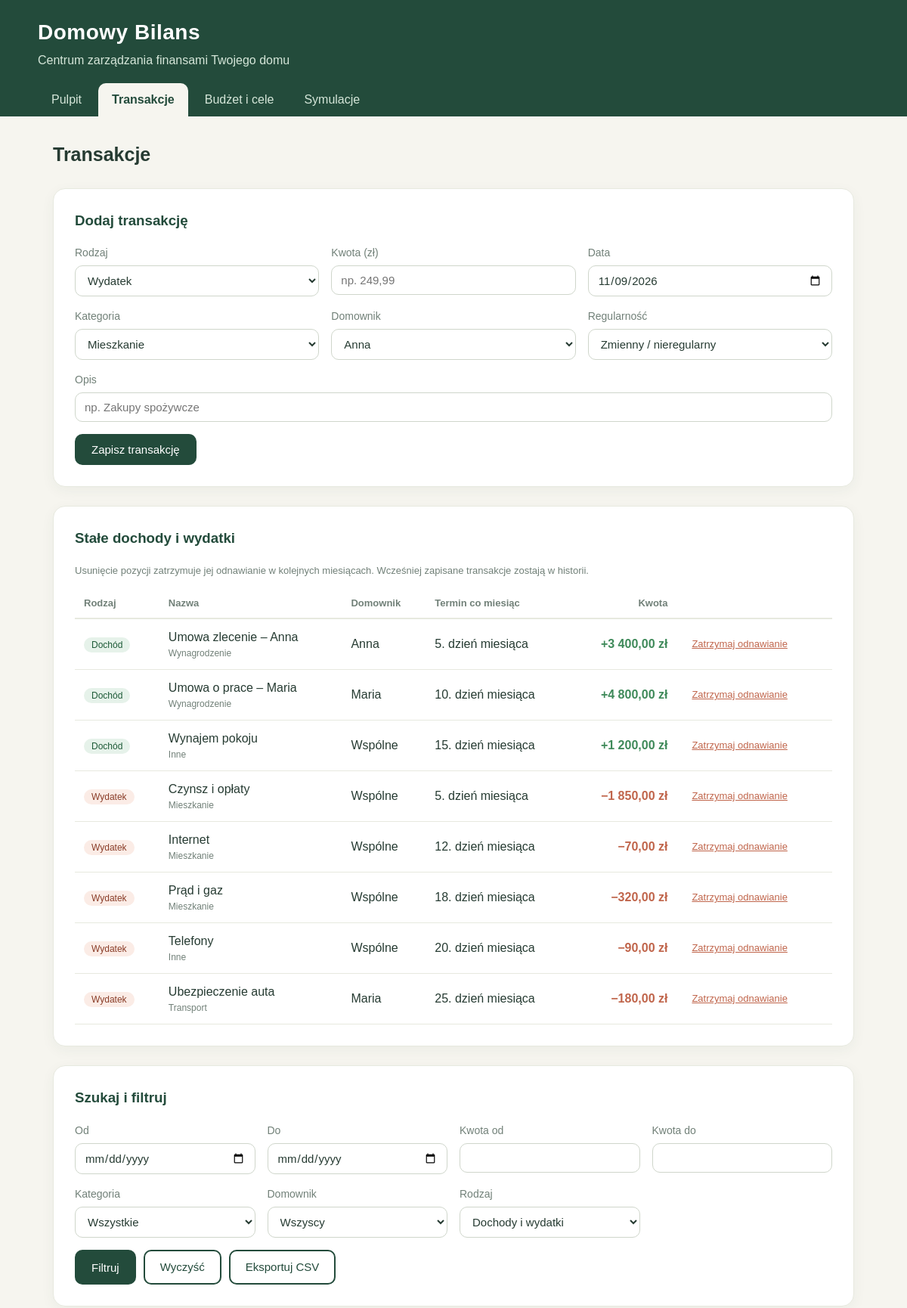
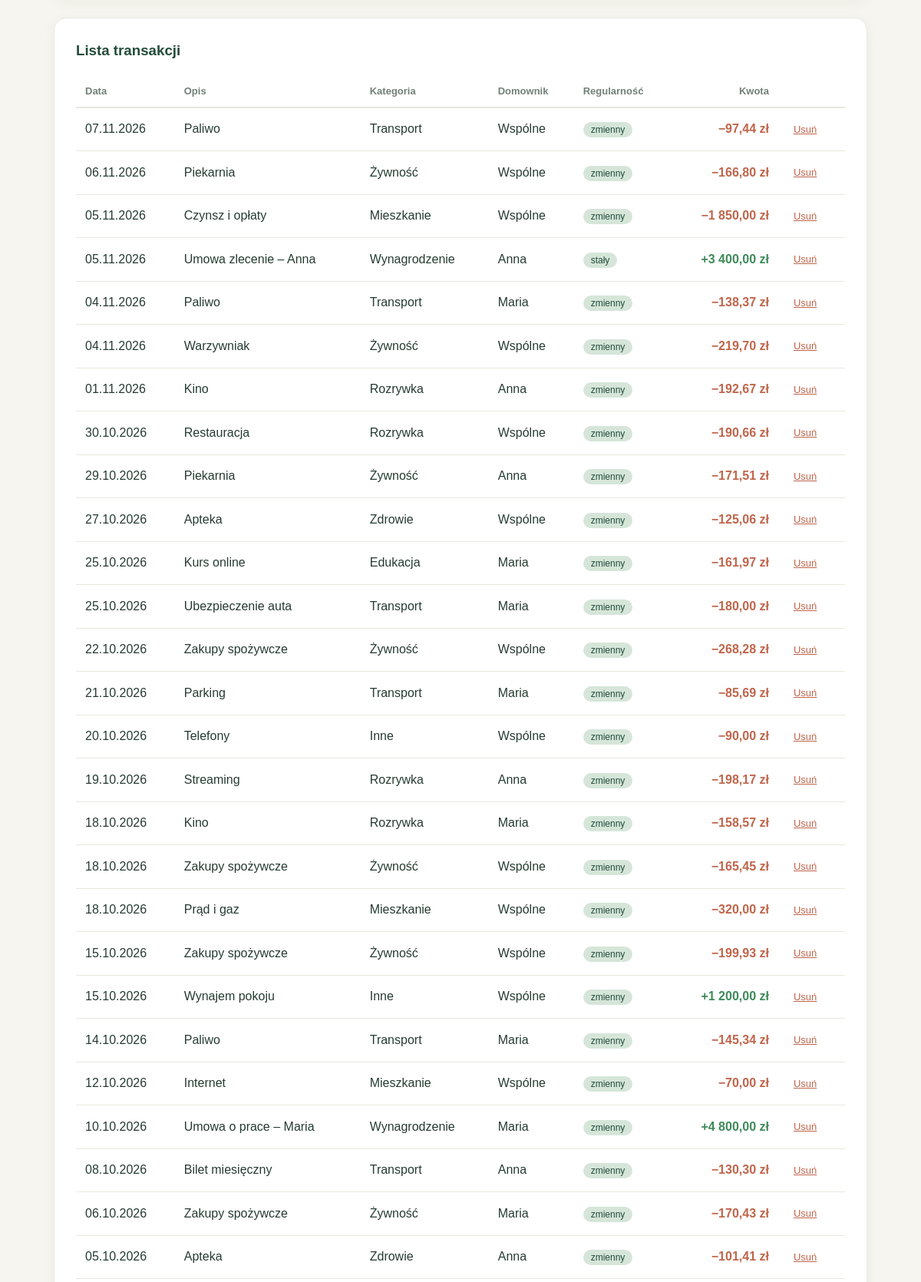
The app's page /transakcje (upper part) with its own data (2 pictures, top to bottom).
### models.py (models this page shows)
class Planned(db.Model):
    __tablename__ = "planned"
    id = db.Column(db.Integer, primary_key=True)
    kind = db.Column(db.String(10), nullable=False)          # income / expense
    name = db.Column(db.String(80), nullable=False)
    amount = db.Column(money(), nullable=False)
    day = db.Column(db.Integer, nullable=False)              # dzień miesiąca (1-31)
    category = db.Column(db.String(40), default="Inne")
    regular = db.Column(db.Boolean, default=True)
    member_id = db.Column(db.Integer, db.ForeignKey("member.id"))
    member = db.relationship("Member")

class Member(db.Model):
    __tablename__ = "member"
    id = db.Column(db.Integer, primary_key=True)
    name = db.Column(db.String(40), unique=True, nullable=False)

class Transaction(db.Model):
    __tablename__ = "transactions"
    id = db.Column(db.Integer, primary_key=True)
    kind = db.Column(db.String(10), nullable=False)          # income / expense
    amount = db.Column(money(), nullable=False)
    date = db.Column(db.Date, nullable=False, default=dt.date.today)
    category = db.Column(db.String(40), nullable=False)
    description = db.Column(db.String(120), default="")
    nature = db.Column(db.String(10), default="zmienny")      # stały / zmienny
    member_id = db.Column(db.Integer, db.ForeignKey("member.id"))
    member = db.relationship("Member")

### app.py (the view, shortened to what this page needs)
@app.route("/transakcje", methods=["GET", "POST"])
def transakcje():
    query = services.filter_transactions(request.args)
    members = [m.name for m in Member.query.order_by(Member.name)]
    return render_template("transakcje.html", categories=categories(), members=members,
                           transactions=[services.row(t) for t in query.all()], today=date.today().isoformat(),
                           fixed_items=services.regular_items())

### app.py (called while the page is built)
@app.template_filter("pln")
def pln(value):
    return services.pln(value)

def categories():
    return services.CATEGORIES

### services.py (called while the page is built)
def r2(x):
    return round(float(x or 0), 2)

def pln(value):
    if value is None:
        return "–"
    return f"{value:,.2f}".replace(",", " ").replace(".", ",").replace("-", "−") + " zł"

def fmt(d):
    return d.strftime("%d.%m.%Y")

def parse_amount(raw):
    try:
        v = round(float(str(raw).strip().replace(",", ".").replace(" ", "")), 2)
    except (ValueError, TypeError):
        return None
    return v if 0 < v < 1_000_000 else None

def parse_date(raw):
    try:
        return date.fromisoformat(raw)
    except (ValueError, TypeError):
        return None

def row(t):
    return {"id": t.id, "iso_date": t.date.isoformat(), "date": fmt(t.date), "description": t.description or t.category,
            "category": t.category, "member": t.member.name if t.member else "–",
            "nature": t.nature, "kind": t.kind, "amount": r2(t.amount)}

def filter_transactions(args):
    q = Transaction.query
    if parse_date(args.get("from")):
        q = q.filter(Transaction.date >= parse_date(args["from"]))
    if parse_date(args.get("to")):
        q = q.filter(Transaction.date <= parse_date(args["to"]))
    if parse_amount(args.get("min")):
        q = q.filter(Transaction.amount >= parse_amount(args["min"]))
    if parse_amount(args.get("max")):
        q = q.filter(Transaction.amount <= parse_amount(args["max"]))
    if args.get("category"):
        q = q.filter(Transaction.category == args["category"])
    if args.get("kind") in ("income", "expense"):
        q = q.filter(Transaction.kind == args["kind"])
    if args.get("member"):
        q = q.join(Member).filter(Member.name == args["member"])
    return q.order_by(Transaction.date.desc(), Transaction.id.desc())

def regular_items():
    items = Planned.query.filter_by(regular=True).all()
    result = [{"id": p.id, "kind": p.kind, "name": p.name, "member": p.member.name if p.member else "Wspólne",
               "day": p.day, "amount": r2(p.amount), "category": p.category} for p in items]
    return sorted(result, key=lambda p: (p["kind"] != "income", p["day"], p["name"].casefold()))

### templates/transakcje.html (shortened to what this page needs)
{% extends "base.html" %}
{% block content %}
<h2>Transakcje</h2>
<section class="section">
    <h3>Dodaj transakcję</h3>
    <form method="post" class="form-grid">
        <label>Rodzaj
            <select name="kind" required>
                <option value="expense">Wydatek</option>
            </select>
        </label>
        <label>Kwota (zł)
            <input type="number" name="amount" min="0.01" step="0.01" placeholder="np. 249,99" required>
        </label>
        <label>Data
            <input type="date" name="date" value="{{ today }}" required>
        </label>
        <label>Kategoria
            <select name="category" required>
                {% for c in categories %}<option>{{ c }}</option>{% endfor %}
            </select>
        </label>
        <label>Domownik
            <select name="member" required>
                {% for m in members %}<option>{{ m }}</option>{% endfor %}
            </select>
        </label>
        <label>Regularność
            <select name="nature">
                <option value="zmienny" selected>Zmienny / nieregularny</option>
            </select>
        </label>
        <label class="full">Opis
            <input type="text" name="description" maxlength="120" placeholder="np. Zakupy spożywcze">
        </label>
        <div class="full"><button class="btn" type="submit">Zapisz transakcję</button></div>
    </form>
</section>
<section class="section">
    <h3>Stałe dochody i wydatki</h3>
    <p class="muted">Usunięcie pozycji zatrzymuje jej odnawianie w kolejnych miesiącach. Wcześniej zapisane transakcje zostają w historii.</p>
    {% if fixed_items %}
    <div class="table-wrap">
        <table>
            <thead><tr><th>Rodzaj</th><th>Nazwa</th><th>Domownik</th><th>Termin co miesiąc</th><th class="num">Kwota</th><th></th></tr></thead>
            <tbody>
            {% for item in fixed_items %}
                <tr>
                    <td><span class="badge {{ 'badge-income' if item.kind == 'income' else 'badge-expense' }}">{{ 'Dochód' if item.kind == 'income' else 'Wydatek' }}</span></td>
                    <td>{{ item.name }}<small class="table-subtitle">{{ item.category }}</small></td>
                    <td>{{ item.member }}</td>
                    <td>{{ item.day }}. dzień miesiąca</td>
                    <td class="num amount {{ 'plus' if item.kind == 'income' else 'minus' }}">{{ '+' if item.kind == 'income' else '−' }}{{ item.amount|pln }}</td>
                    <td><form method="post" action="{{ url_for('usun_stala_pozycje', item_id=item.id) }}" onsubmit="return confirm('Usunąć tę stałą pozycję? Nie będzie już uwzględniana w kolejnych miesiącach. Zapisana historia pozostanie bez zmian.')"><button class="btn-icon" type="submit">Zatrzymaj odnawianie</button></form></td>
                </tr>
            {% endfor %}
            </tbody>
        </table>
    </div>
    {% else %}
    <p class="empty">Nie ma aktywnych stałych dochodów ani wydatków.</p>
    {% endif %}
</section>
<section class="section">
    <h3>Szukaj i filtruj</h3>
    <form method="get" class="form-grid filters">
        <label>Od <input type="date" name="from" value="{{ request.args.get('from', '') }}"></label>
        <label>Do <input type="date" name="to" value="{{ request.args.get('to', '') }}"></label>
        <label>Kwota od <input type="number" name="min" step="0.01" value="{{ request.args.get('min', '') }}"></label>
        <label>Kwota do <input type="number" name="max" step="0.01" value="{{ request.args.get('max', '') }}"></label>
        <label>Kategoria
            <select name="category">
                <option value="">Wszystkie</option>
            </select>
        </label>
        <label>Domownik
            <select name="member">
                <option value="">Wszyscy</option>
            </select>
        </label>
        <label>Rodzaj
            <select name="kind">
                <option value="">Dochody i wydatki</option>
            </select>
        </label>
        <div class="actions">
            <button class="btn" type="submit">Filtruj</button>
            <a class="btn secondary" href="{{ url_for('transakcje') }}">Wyczyść</a>
            <a class="btn secondary" href="{{ url_for('transakcje') }}?{{ request.query_string.decode() }}&eksport=csv">Eksportuj CSV</a>
        </div>
    </form>
</section>
<section class="section">
    <h3>Lista transakcji</h3>
    {% if transactions %}
    <div class="table-wrap">
        <table>
            <thead><tr><th>Data</th><th>Opis</th><th>Kategoria</th><th>Domownik</th><th>Regularność</th><th class="num">Kwota</th><th></th></tr></thead>
            <tbody>
            {% for t in transactions %}
                <tr>
                    <td>{{ t.date }}</td><td>{{ t.description }}</td><td>{{ t.category }}</td>
                    <td>{{ t.member }}</td><td><span class="badge">{{ t.nature }}</span></td>
                    <td class="num amount {{ 'plus' if t.kind == 'income' else 'minus' }}">{{ '+' if t.kind == 'income' else '−' }}{{ t.amount|pln }}</td>
                    <td><form method="post" action="{{ url_for('usun_transakcje', tx_id=t.id) }}" onsubmit="return confirm('Usunąć tę transakcję?')"><button class="btn-icon" type="submit" aria-label="Usuń transakcję">Usuń</button></form></td>
                </tr>
            {% endfor %}
            </tbody>
        </table>
    </div>
    {% else %}
    <p class="empty">Brak transakcji pasujących do filtrów.</p>
    {% endif %}
</section>
{% endblock %}

### static/css/style.css (style rules this page uses)
:root { --green: #234b3b; --green-soft: #d5e6d9; --cream: #f6f5ef; --text: #263b32; --muted: #718078; --border: #e7e9df; --income: #3f8a5a; --expense: #c0654b; --warn: #d5b35f; }
* { box-sizing: border-box; }
body { margin: 0; font-family: Arial, sans-serif; background: var(--cream); color: var(--text); line-height: 1.5; }
.container > h2 { font-size: 25px; margin: 0 0 20px; }
.section { background: #fff; margin-top: 25px; padding: 28px; border-radius: 16px; border: 1px solid var(--border); box-shadow: 0 5px 18px rgba(35, 75, 59, 0.05); }
.section h2, .section h3 { color: var(--green); margin-top: 0; }
.section p { color: var(--muted); }
.amount { font-weight: bold; white-space: nowrap; }
.amount.plus { color: var(--income); }
.amount.minus { color: var(--expense); }
.btn { display: inline-block; background: var(--green); color: #fff; border: 2px solid var(--green); border-radius: 10px; padding: 10px 20px; font-size: 15px; cursor: pointer; text-decoration: none; transition: background 0.2s; }
.btn.secondary { background: transparent; color: var(--green); }
.form-grid { display: grid; grid-template-columns: repeat(3, 1fr); gap: 16px; }
.form-grid .full, .form-grid .actions { grid-column: 1 / -1; }
.form-grid.filters { grid-template-columns: repeat(4, 1fr); }
.actions { display: flex; flex-wrap: wrap; gap: 10px; }
.btn-icon { border: 0; background: transparent; color: var(--expense); padding: 6px 8px; cursor: pointer; text-decoration: underline; font: inherit; font-size: 13px; }
.muted, .tip { color: var(--muted); font-size: 13px; }
label { display: flex; flex-direction: column; gap: 6px; font-size: 14px; color: var(--muted); }
input, select { padding: 10px 12px; font-size: 15px; font-family: inherit; color: var(--text); background: #fff; border: 1px solid #cfd6cb; border-radius: 10px; }
input:invalid:not(:placeholder-shown) { border-color: var(--expense); }
.table-wrap { overflow-x: auto; }
table { width: 100%; border-collapse: collapse; }
th { text-align: left; font-size: 13px; color: var(--muted); padding: 10px 12px; border-bottom: 2px solid var(--border); }
td { padding: 12px; border-bottom: 1px solid var(--border); }
.num { text-align: right; }
.badge { background: var(--green-soft); color: var(--green); font-size: 12px; padding: 3px 10px; border-radius: 20px; }
.badge-income { background: #e6f2ea; color: #1d5a37; }
.badge-expense { background: #fbece6; color: #8a3d28; }
.table-subtitle { display: block; color: var(--muted); font-size: 12px; }

### records on screen
Planned: kind "Dochód", name "Umowa zlecenie – Anna", category "Wynagrodzenie", kind "+"
Member: member "Anna", member "Anna" "Anna" "Anna" "Anna" "Anna" "Anna"
Planned: kind "Dochód", name "Umowa o prace – Maria", category "Wynagrodzenie", kind "+"
Member: member "Maria" "Maria", member "Maria" "Maria" "Maria" "Maria" "Maria" "Maria" "Maria" "Maria"
Planned: kind "Dochód", name "Wynajem pokoju", category "Inne", kind "+"
Member: member "Wspólne" "Wspólne" "Wspólne" "Wspólne" "Wspólne", member "Wspólne" "Wspólne" "Wspólne" "Wspólne" "Wspólne" "Wspólne" "Wspólne" "Wspólne" "Wspólne" "Wspólne" "Wspólne" "Wspólne" "Wspólne"
Planned: kind "Wydatek", name "Czynsz i opłaty", category "Mieszkanie", kind "−"
Planned: kind "Wydatek", name "Internet", category "Mieszkanie", kind "−"
Planned: kind "Wydatek", name "Prąd i gaz", category "Mieszkanie", kind "−"
Planned: kind "Wydatek", name "Telefony", category "Inne", kind "−"
Planned: kind "Wydatek", name "Ubezpieczenie auta", category "Transport", kind "−"
Transaction: description "Paliwo", category "Transport", nature "zmienny", kind "−"
Transaction: description "Piekarnia", category "Żywność", nature "zmienny", kind "−"
Transaction: description "Czynsz i opłaty", category "Mieszkanie", nature "zmienny", kind "−"
Transaction: description "Umowa zlecenie – Anna", category "Wynagrodzenie", nature "stały", kind "+"
Transaction: description "Paliwo", category "Transport", nature "zmienny", kind "−"
Transaction: description "Warzywniak", category "Żywność", nature "zmienny", kind "−"
Transaction: description "Kino", category "Rozrywka", nature "zmienny", kind "−"
Transaction: description "Restauracja", category "Rozrywka", nature "zmienny", kind "−"
Transaction: description "Piekarnia", category "Żywność", nature "zmienny", kind "−"
Transaction: description "Apteka", category "Zdrowie", nature "zmienny", kind "−"
Transaction: description "Kurs online", category "Edukacja", nature "zmienny", kind "−"
Transaction: description "Ubezpieczenie auta", category "Transport", nature "zmienny", kind "−"
Transaction: description "Zakupy spożywcze", category "Żywność", nature "zmienny", kind "−"
Transaction: description "Parking", category "Transport", nature "zmienny", kind "−"
Transaction: description "Telefony", category "Inne", nature "zmienny", kind "−"
Transaction: description "Streaming", category "Rozrywka", nature "zmienny", kind "−"
Transaction: description "Kino", category "Rozrywka", nature "zmienny", kind "−"
Transaction: description "Zakupy spożywcze", category "Żywność", nature "zmienny", kind "−"
Transaction: description "Prąd i gaz", category "Mieszkanie", nature "zmienny", kind "−"
Transaction: description "Zakupy spożywcze", category "Żywność", nature "zmienny", kind "−"
Transaction: description "Wynajem pokoju", category "Inne", nature "zmienny", kind "+"
Transaction: description "Paliwo", category "Transport", nature "zmienny", kind "−"
Transaction: description "Internet", category "Mieszkanie", nature "zmienny", kind "−"
Transaction: description "Umowa o prace – Maria", category "Wynagrodzenie", nature "zmienny", kind "+"
Transaction: description "Bilet miesięczny", category "Transport", nature "zmienny", kind "−"
Transaction: description "Zakupy spożywcze", category "Żywność", nature "zmienny", kind "−"
Transaction: description "Apteka", category "Zdrowie", nature "zmienny", kind "−"

### other values on screen
{{ label }} "Pulpit" "Transakcje" "Budżet i cele" "Symulacje"
{{ item.day }} "5" "10" "15" "5" "12" "18" "20" "25"
{{ item.amount|pln }} "3 400,00 zł" "4 800,00 zł" "1 200,00 zł" "1 850,00 zł" "70,00 zł" "320,00 zł" "90,00 zł" "180,00 zł"
{{ t.date }} "07.11.2026" "06.11.2026" "05.11.2026" "05.11.2026" "04.11.2026" "04.11.2026" "01.11.2026" "30.10.2026" "29.10.2026" "27.10.2026" "25.10.2026" "25.10.2026" "22.10.2026" "21.10.2026" "20.10.2026" "19.10.2026" "18.10.2026" "18.10.2026" "18.10.2026" "15.10.2026" "15.10.2026" "14.10.2026" "12.10.2026" "10.10.2026" "08.10.2026" "06.10.2026" "05.10.2026"
{{ t.amount|pln }} "97,44 zł" "166,80 zł" "1 850,00 zł" "3 400,00 zł" "138,37 zł" "219,70 zł" "192,67 zł" "190,66 zł" "171,51 zł" "125,06 zł" "161,97 zł" "180,00 zł" "268,28 zł" "85,69 zł" "90,00 zł" "198,17 zł" "158,57 zł" "165,45 zł" "320,00 zł" "199,93 zł" "1 200,00 zł" "145,34 zł" "70,00 zł" "4 800,00 zł" "130,30 zł" "170,43 zł" "101,41 zł"
form field category "Mieszkanie"
form field member "Anna"
